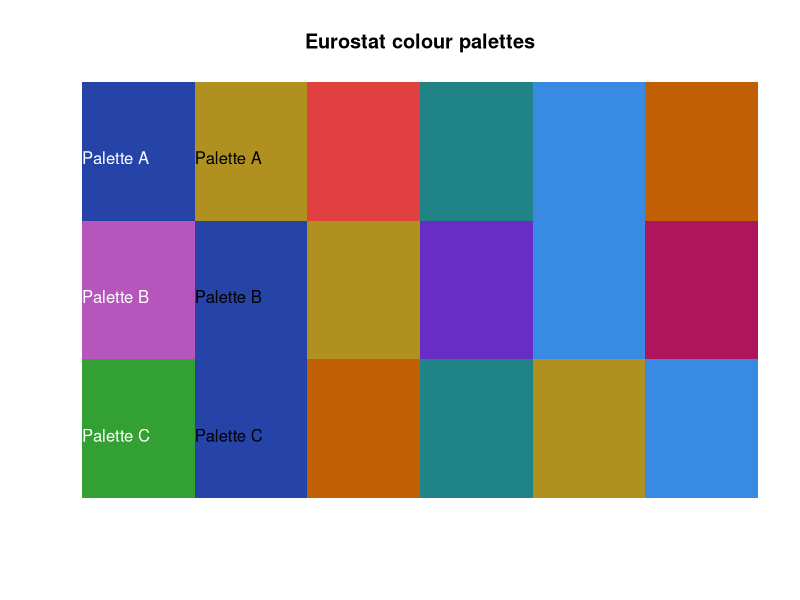

Recreate this plot in R.
clrs<-read.csv("estat_colour_themes.txt",sep="\t",stringsAsFactors = F)
image(c(1:6),c(1:nrow(clrs)),matrix(1:(6*nrow(clrs)),6,nrow(clrs)),col=as.vector(t(apply(as.matrix(clrs[,c(3:8)]),2,rev))), xlab = "", ylab = "", xaxt = "n", yaxt = "n", bty = "n",
      main = "Eurostat colour palettes")
text(c(0.5), c(1:nrow(clrs)), adj=c(0,1),rev(clrs$theme_desc), col = clrs$text_light)
text(c(1.5), c(1:nrow(clrs)), adj=c(0,1),rev(clrs$theme_desc), col = clrs$text_dark)
